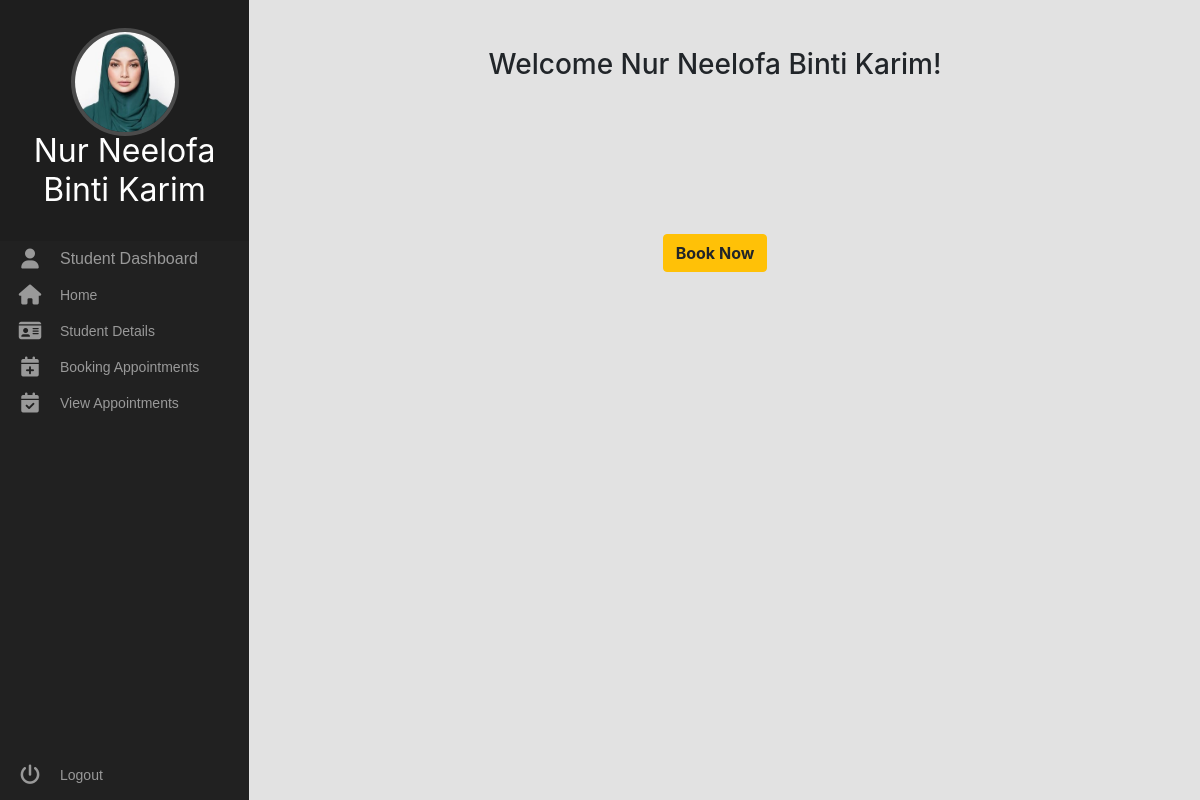
The page /student/home.php (signed in) on the database its author committed.
### tables this page shows
CREATE TABLE `student` (
  `id` int(11) NOT NULL,
  `name` varchar(40) NOT NULL,
  `matric` varchar(12) NOT NULL,
  `email` varchar(25) NOT NULL,
  `password` varchar(8) NOT NULL,
  `profile` varchar(25) NOT NULL,
  `phone` varchar(12) NOT NULL,
  `role` varchar(10) NOT NULL
);

### student/home.php (the view, shortened to what this page needs)
<?php include('dashboard.php'); ?>
<html>
<head>
  <link rel="stylesheet" href="../CSS/bootstrap.min.css" />
  <link rel="stylesheet" href="../CSS/style.css" />
  <link rel="stylesheet" href="../CSS/dashboard.css" />
</head>
  <body>
    <div class="main">
    <br><br>
    <center>
    <h3>Welcome <?php echo $name; ?>! </h3>
    <br><br><br><br><br><br>
    <button title="Book" class="btn btn-warning font-weight-bold" onclick="location.href='search.php'">
		Book Now</button>
    </center>
</div>
</body>

### student/dashboard.php (shortened to what this page needs)
<html>
<head>
  <link rel="stylesheet" href="../CSS/bootstrap.min.css" />
  <link rel="stylesheet" href="../CSS/dashboard.css" />
  <link rel="stylesheet" href="../CSS/style.css" />
</head>
<?php
include_once("../config.php");
$result = mysqli_query($mysqli, "SELECT * FROM student WHERE id= '".$_SESSION['id']."'");
while ($row = mysqli_fetch_array($result)) {
    $name = $row['name'];
    $profile = $row['profile'];
}
?>
  <body>
    <div class="area">
    <nav class="main-menu">
    <header class="avatar">
		<img src="profile/<?php echo $profile ?>" alt="">
    <h2><?php echo $name?></h2>
    </header>
      <li class="has-subnav">
            <i class="fa fa-user fa-2x"></i>
            <span class="nav-text"> Student Dashboard </span>
        </li>
        <li>
          <a href="home.php">
            <i class="fa fa-home fa-2x"></i>
            <span class="nav-text"> Home </span>
          </a>
        </li>
        <li class="has-subnav">
          <a href="detail.php">
            <i class="fa fa-id-card fa-2x"></i>
            <span class="nav-text"> Student Details </span>
          </a>
        </li>
        <li class="has-subnav">
          <a href="search.php">
            <i class="fa fa-calendar-plus fa-2x"></i>
            <span class="nav-text"> Booking Appointments </span>
          </a>
        </li>
        <li class="has-subnav">
          <a href="listappointment.php">
            <i class="fa fa-calendar-check fa-2x"></i>
            <span class="nav-text"> View Appointments </span>
          </a>
        </li>
      <ul class="logout">
        <li>
          <a href="../index.html">
            <i class="fa fa-power-off fa-2x"></i>
            <span class="nav-text"> Logout </span>
          </a>
        </li>
      </ul>
    </nav>
  </body>
</html>

### CSS/dashboard.css (style rules this page uses)
body { background: #f8f8f8; }

### CSS/style.css (style rules this page uses)
.fa-2x { font-size: 2em; }
.fa { position: relative; display: table-cell; width: 60px; height: 36px; text-align: center; vertical-align: middle; font-size: 20px; color: #999; }
.main-menu { background: #212121; border-right: 1px solid #e5e5e5; position: absolute; top: 0; bottom: 0; height: 100%; left: 0; width: 250px; }
.main-menu > ul { margin: 7px 0; }
.main-menu li { position: relative; display: block; width: 250px; }
.main-menu li > a { position: relative; display: table; border-collapse: collapse; border-spacing: 0; color: #999; font-family: arial; font-size: 14px; text-decoration: none; }
.main-menu .nav-text { position: relative; display: table-cell; vertical-align: middle; width: 190px; font-family: "Titillium Web", sans-serif; color: #999; }
.main-menu > ul.logout { position: absolute; left: 0; bottom: 0; }
nav { -webkit-user-select: none; -moz-user-select: none; -ms-user-select: none; -o-user-select: none; user-select: none; }
nav ul, nav li { outline: 0; margin: 0; padding: 0; }
.area { float: left; background: #e2e2e2; width: 100%; height: 100%; }
.avatar { background: rgba(0, 0, 0, 0.1); padding: 2em 0.5em; text-align: center; }
img { width: 100px; border-radius: 50%; box-shadow: 0 0 0 4px rgba(255, 255, 255, 0.2); }
h2 { font-weight: normal; margin-bottom: 0; color: #fff; }
.main { margin-left: 230px; padding: 0px 30px; }

### rows shown on the page
student: profile (picture), name "Nur Neelofa Binti Karim"
